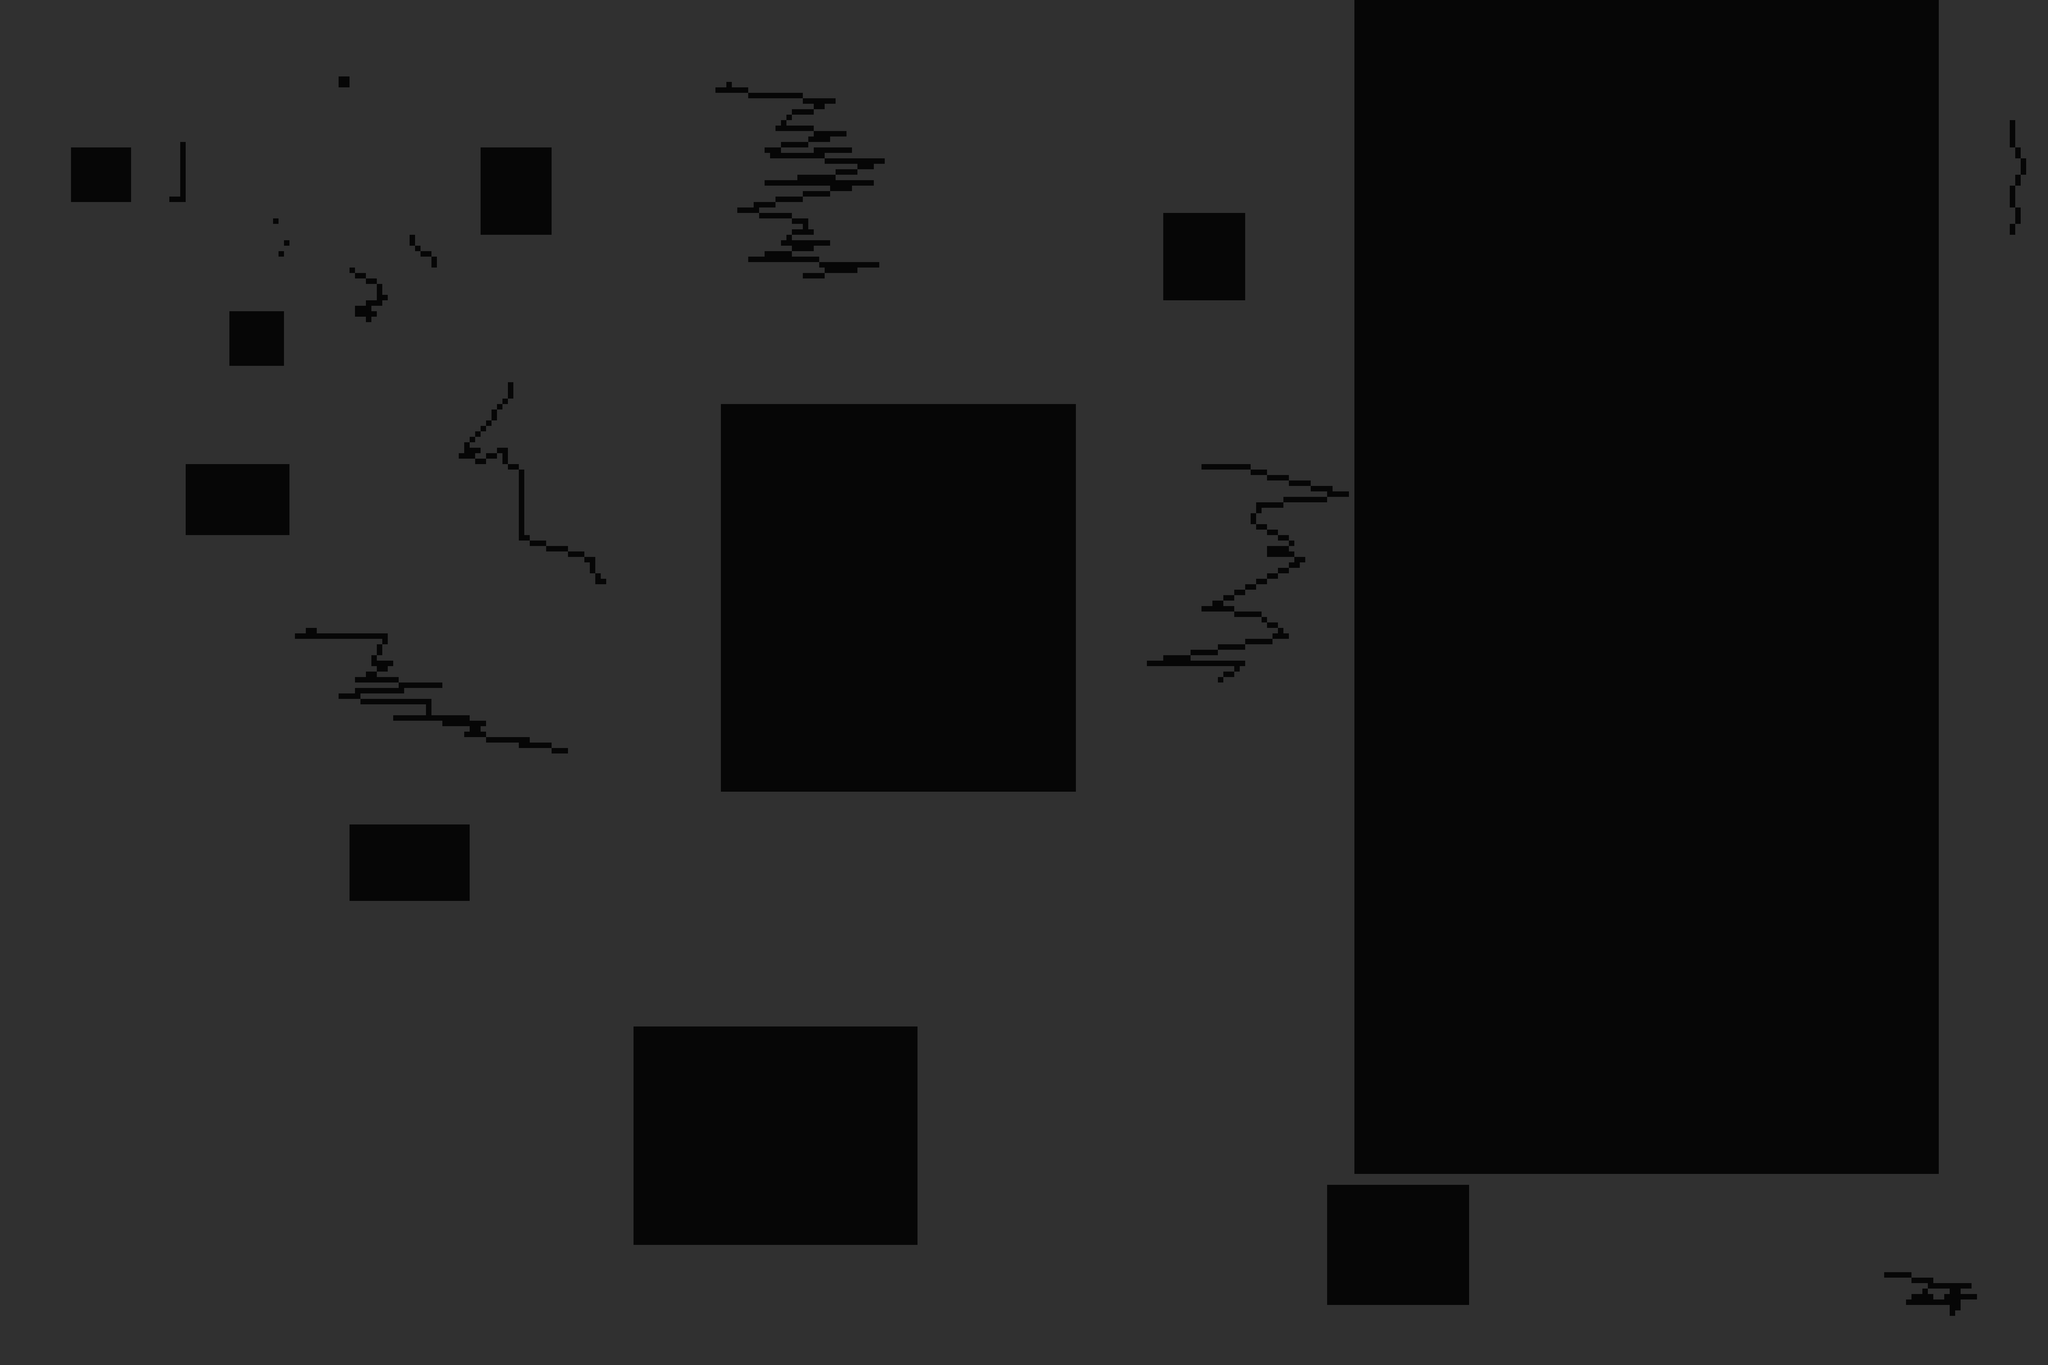

This is a level from a 2D game, rendered from its Tiled map with the project's own tilesets. A one-line summary and the map file follow, with tile-layer data summarised:
An orthogonal 375x250 tile map with 16x16 px tiles, 1 tile layer (Node).

<map version="1.0" orientation="orthogonal" renderorder="left-up" width="375" height="250" tilewidth="16" tileheight="16" nextobjectid="496">
 <tileset firstgid="1" name="Tiles passage" tilewidth="16" tileheight="16">
  <image source="bin/Textures/Tiled/pathtiles.png" width="64" height="32" />
 </tileset>
 <imagelayer name="BG01">
  <image source="Map_ravage_01.png" />
 </imagelayer>
 <imagelayer name="BG02" x="3000">
  <image source="Map_ravage_02.png" />
 </imagelayer>
 <imagelayer name="BG03" y="2000">
  <image source="Map_ravage_03.png" />
 </imagelayer>
 <imagelayer name="BG04" x="3000" y="2000">
  <image source="Map_ravage_04.png" />
 </imagelayer>
 <layer name="Node" width="375" height="250" opacity="0.19">
  <data>[93750 cells, 93750 non-empty, 2 distinct tile ids]</data>
 </layer>
</map>
